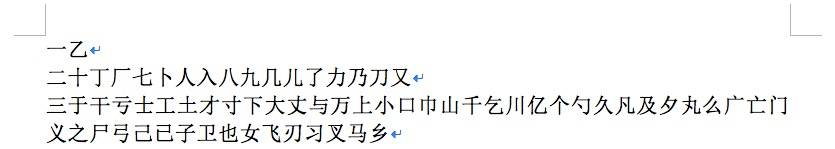
//> input picture test_img2.png, 835 x 149 px
$ ./main   (built with g++ and OpenCV 4)
//> lines starting //> are read from the running program, lines starting //| are printed output that depends on the picture; after the words box and inside, x2 and y2 are one past the last pixel; in counts of white or black regions, pixels touching at a corner belong together
#include <opencv/cv.h>
#include <opencv2/highgui.hpp>
#include <opencv/cxcore.h>

#define IMAGE "/Users/W_littlewhite/Documents/Git/OCR-Cut/test_img2.png"

using namespace cv;


int main(int argc, char* argv[])
{
//    加载图像
    IplImage* imgSrc = cvLoadImage(IMAGE,CV_LOAD_IMAGE_COLOR);
//> imgSrc is the input picture: 149 rows x 835 cols, CV_8UC3; mean B, G, R 244.8, 245, 244.8
//    将图像转换为灰度图
    IplImage* img_gray = cvCreateImage(cvGetSize(imgSrc), IPL_DEPTH_8U, 1);
    cvCvtColor(imgSrc, img_gray, CV_BGR2GRAY);
//    二值化处理
    cvThreshold(img_gray, img_gray,100, 255,CV_THRESH_BINARY_INV);// CV_THRESH_BINARY_INV使得背景为黑色，字符为白色，这样找到的最外层才是字符的最外层
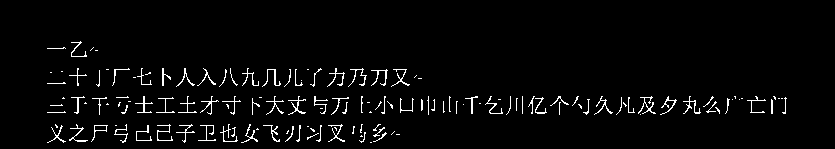
//> img_gray: 149 rows x 835 cols, CV_8UC1; 3.1% white in thin lines or dots, all inside (x1, y1, x2, y2) = (47, 41, 787, 143)
    cvShowImage("ThresholdImg",img_gray);
    CvSeq* contours = NULL;
    CvMemStorage* storage = cvCreateMemStorage(0);
//    检索轮廓并返回检测到的轮廓数量
    int count = cvFindContours(img_gray, storage, &contours,
        sizeof(CvContour),CV_RETR_EXTERNAL);
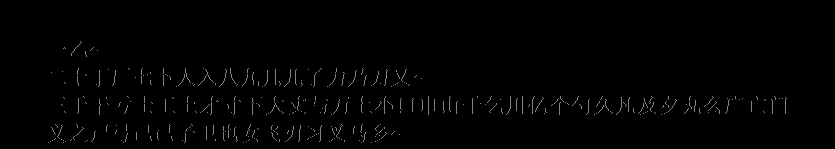
//> img_gray: 149 rows x 835 cols, CV_8UC1; 3.11% of pixels changed, all inside (x1, y1, x2, y2) = (47, 41, 787, 143)
//> contours = 141 contours, 124 with area under 20; largest, box (x1, y1, x2, y2) and area: (91, 125, 108, 142) 65, (638, 96, 656, 114) 28, (288, 96, 306, 115) 26, (371, 69, 388, 86) 24, (69, 124, 88, 142) 24; count = 141
    // cvReleaseMemStorage(& storage);
    printf("轮廓个数：%d",count);
//| 轮廓个数：141
    int idx = 0;
    char szName[56] = {0};
//    int tempCount=0;
//    显示绘制的结果
    for (CvSeq* c = contours; c != NULL; c = c->h_next) {
         CvRect rc =cvBoundingRect(c,0);
         cvDrawRect(imgSrc, cvPoint(rc.x, rc.y), cvPoint(rc.x + rc.width, rc.y + rc.height), CV_RGB(255, 0, 0));

      // if () {这里可以根据轮廓的大小进行筛选,上面源图片有瑕疵可以用腐蚀，膨胀来祛除
      //    continue;
     //  }
//          设置ROI并显示分割后的结果
        IplImage* imgNo = cvCreateImage(cvSize(rc.width, rc.height), IPL_DEPTH_8U, 3);
        cvSetImageROI(imgSrc, rc);
        cvCopyImage(imgSrc, imgNo);
        cvResetImageROI(imgSrc);
        sprintf(szName, "wnd_%d", idx++);
        cvNamedWindow(szName);
        cvShowImage(szName, imgNo);
        cvReleaseImage(&imgNo);
    }
//> this loop made 141 passes
//> rc on passes 2, 4, 5, 6, 7, 8, 9, 10, 11, 12, 13, 14: Rect(360, 135, 3, 2), Rect(307, 133, 12, 7), Rect(373, 132, 14, 10), Rect(359, 132, 7, 11), Rect(391, 131, 4, 4), Rect(286, 130, 3, 4), Rect(310, 128, 5, 4), Rect(256, 128, 3, 2), Rect(373, 127, 12, 10), Rect(334, 127, 3, 4), Rect(231, 127, 5, 10), Rect(352, 126, 3, 8)
//> (rc, imgSrc) on passes 1, 3, 15, 22, 35, 38: (Rect(370, 142, 2, 1), [[0, 0, 255], [0, 0, 255]]), (Rect(396, 134, 4, 1), [[0, 0, 255], [0, 0, 255], [0, 0, 255], [0, 0, 255]]), (Rect(307, 126, 2, 1), [[0, 0, 255], [0, 0, 255]]), (Rect(115, 125, 2, 1), [[0, 0, 255], [0, 0, 255]]), (Rect(640, 114, 1, 1), [[0, 0, 255]]), (Rect(320, 108, 3, 1), [[0, 0, 255], [0, 0, 255], [0, 0, 255]])
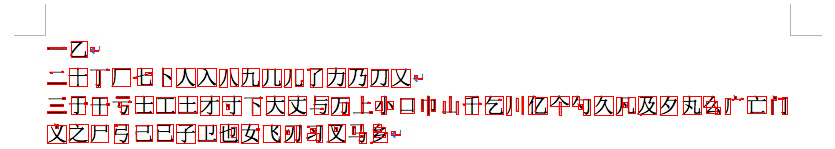
//> imgSrc: 149 rows x 835 cols, CV_8UC3; mean B, G, R 235.2, 235.4, 246.7
//> after the loop, idx = 141
//      后续的处理
    cvNamedWindow("src");
    cvShowImage("src", imgSrc);
    cvWaitKey(0);
    cvReleaseMemStorage(&storage);
    cvReleaseImage(&imgSrc);
    cvReleaseImage(&img_gray);
    cvDestroyAllWindows();
    return 0;
}

$ run again, with test_img3.png copied over test_img2.png
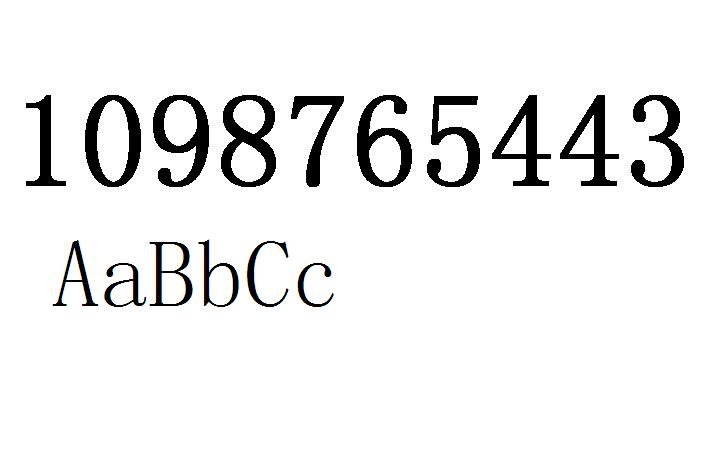
//> input picture test_img3.png, 720 x 450 px
//> imgSrc is the input picture: 450 rows x 720 cols, CV_8UC3; mean B, G, R 237.2, 237.2, 237.2
//> `int count = cvFindContours(img_gray, storage, &contours, sizeof(CvCont..`:
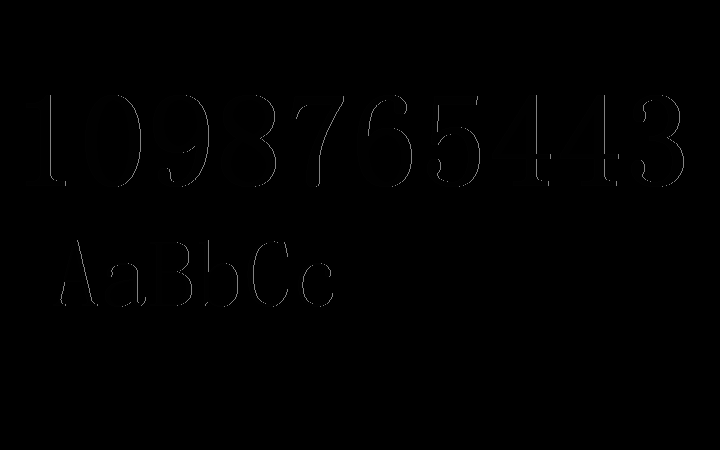
//> img_gray: 450 rows x 720 cols, CV_8UC1; min 0, max 130, mean 0.7
//> contours = 16 contours; largest, box (x1, y1, x2, y2) and area: (85, 95, 141, 187) 4123, (221, 95, 276, 187) 3990, (153, 95, 209, 187) 3247, (357, 95, 412, 187) 3184, (560, 95, 619, 186) 2138; count = 16
//| 轮廓个数：16
//> the loop `for (CvSeq* c = contours; c != NULL; c = c->h_next)` made 16 passes
//> rc on passes 1 to 8: Rect(298, 263, 35, 44), Rect(105, 263, 41, 44), Rect(150, 242, 42, 64), Rect(247, 241, 41, 66), Rect(199, 240, 39, 67), Rect(53, 240, 45, 66), Rect(427, 96, 53, 91), Rect(291, 96, 53, 91)
//> after the loop `for (CvSeq* c = contours; c != NULL; c = c->h_next)`:
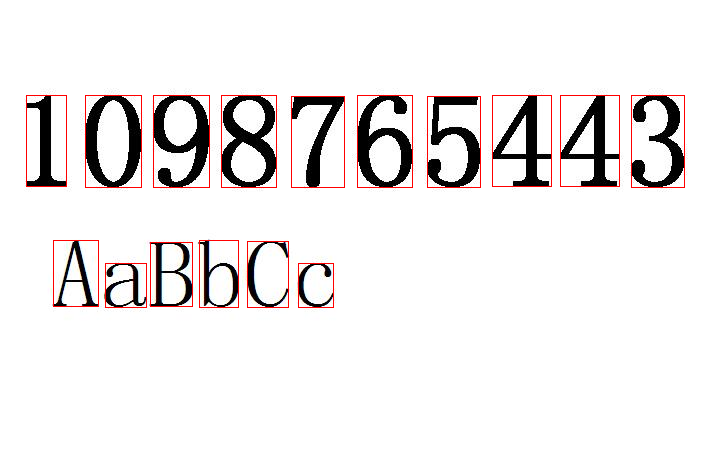
//> imgSrc: 450 rows x 720 cols, CV_8UC3; mean B, G, R 234.3, 234.4, 237.6

$ run again, with test_img4.png copied over test_img2.png
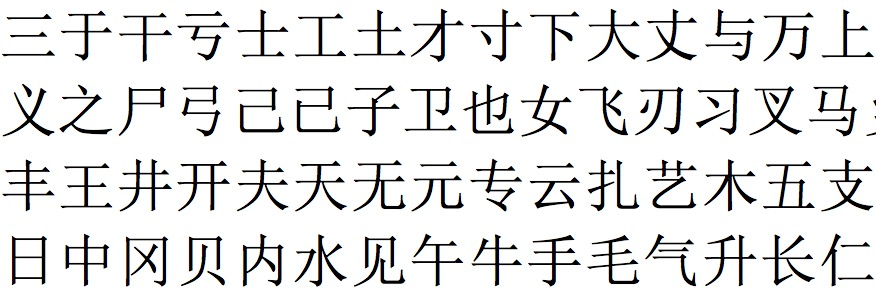
//> input picture test_img4.png, 876 x 294 px
//> imgSrc is the input picture: 294 rows x 876 cols, CV_8UC3; mean B, G, R 227.6, 227.8, 227.8
//> `int count = cvFindContours(img_gray, storage, &contours, sizeof(CvCont..`:
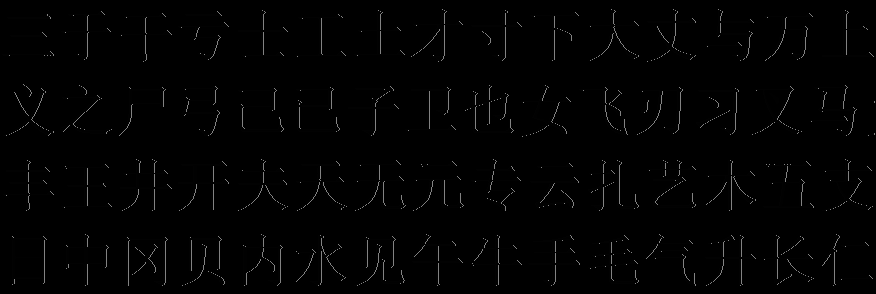
//> img_gray: 294 rows x 876 cols, CV_8UC1; min 0, max 130, mean 2.5
//> contours = 88 contours, 8 with area under 20; largest, box (x1, y1, x2, y2) and area: (12, 236, 47, 285) 1309, (66, 234, 109, 286) 778, (750, 86, 802, 135) 668, (763, 161, 814, 208) 640, (243, 234, 283, 286) 614; count = 88
//| 轮廓个数：88
//> the loop `for (CvSeq* c = contours; c != NULL; c = c->h_next)` made 88 passes
//> rc on passes 1 to 8: Rect(838, 275, 35, 5), Rect(208, 271, 17, 14), Rect(380, 259, 25, 25), Rect(653, 254, 43, 32), Rect(295, 249, 21, 33), Rect(659, 247, 29, 5), Rect(354, 244, 28, 42), Rect(181, 244, 26, 42)
//> after the loop `for (CvSeq* c = contours; c != NULL; c = c->h_next)`:
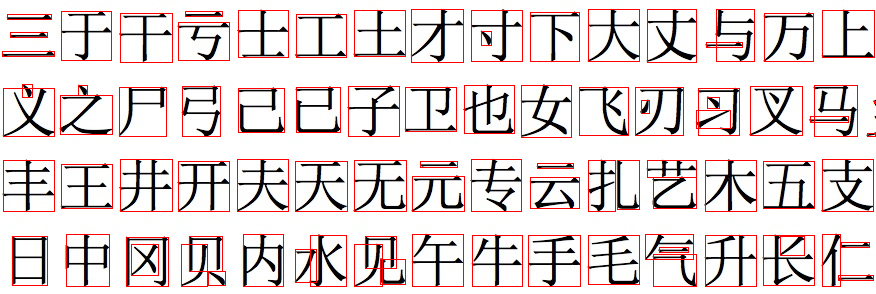
//> imgSrc: 294 rows x 876 cols, CV_8UC3; mean B, G, R 215.1, 215.2, 228.5
